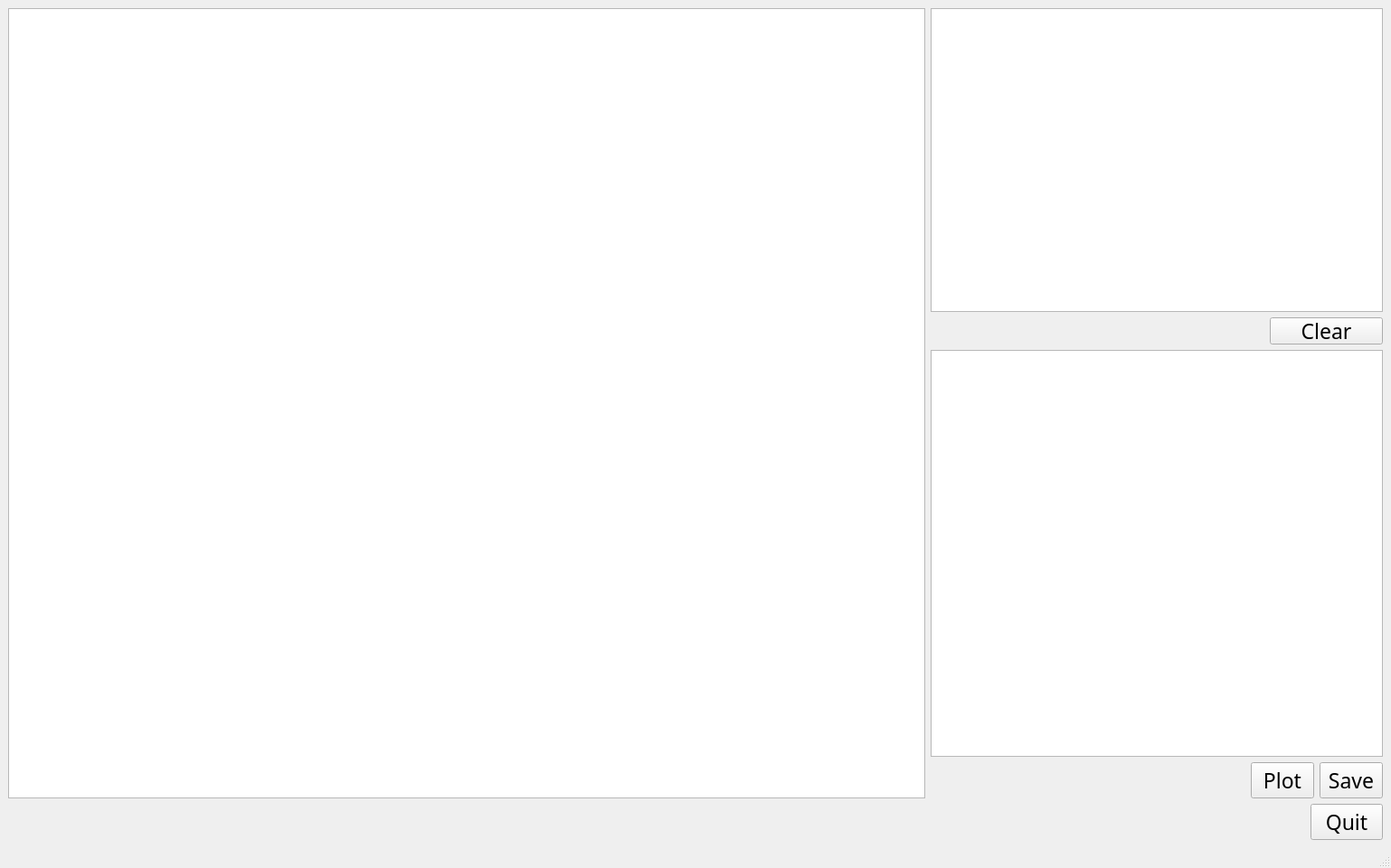
<?xml version="1.0" encoding="UTF-8"?>
<ui version="4.0">
 <class>MainWindow</class>
 <widget class="QMainWindow" name="MainWindow">
  <property name="geometry">
   <rect>
    <x>0</x>
    <y>0</y>
    <width>1538</width>
    <height>960</height>
   </rect>
  </property>
  <property name="windowTitle">
   <string>MainWindow</string>
  </property>
  <widget class="QWidget" name="centralwidget">
   <layout class="QGridLayout" name="gridLayout">
    <item row="0" column="0">
     <layout class="QHBoxLayout" name="horizontalLayout_4">
      <item>
       <widget class="GraphicsLayoutWidget" name="glw">
        <property name="sizePolicy">
         <sizepolicy hsizetype="Expanding" vsizetype="Expanding">
          <horstretch>1</horstretch>
          <verstretch>1</verstretch>
         </sizepolicy>
        </property>
        <property name="minimumSize">
         <size>
          <width>1000</width>
          <height>0</height>
         </size>
        </property>
       </widget>
      </item>
      <item>
       <layout class="QVBoxLayout" name="verticalLayout">
        <item>
         <widget class="QTreeView" name="treeView">
          <property name="sizePolicy">
           <sizepolicy hsizetype="Expanding" vsizetype="Expanding">
            <horstretch>0</horstretch>
            <verstretch>0</verstretch>
           </sizepolicy>
          </property>
          <property name="minimumSize">
           <size>
            <width>500</width>
            <height>0</height>
           </size>
          </property>
          <property name="maximumSize">
           <size>
            <width>500</width>
            <height>16777215</height>
           </size>
          </property>
          <property name="font">
           <font>
            <family>HackGen35 Console NFJ</family>
            <pointsize>14</pointsize>
           </font>
          </property>
         </widget>
        </item>
        <item>
         <layout class="QHBoxLayout" name="horizontalLayout_3">
          <item>
           <spacer name="horizontalSpacer_3">
            <property name="orientation">
             <enum>Qt::Horizontal</enum>
            </property>
            <property name="sizeHint" stdset="0">
             <size>
              <width>40</width>
              <height>20</height>
             </size>
            </property>
           </spacer>
          </item>
          <item>
           <widget class="QPushButton" name="clearButton">
            <property name="sizePolicy">
             <sizepolicy hsizetype="Preferred" vsizetype="Fixed">
              <horstretch>0</horstretch>
              <verstretch>0</verstretch>
             </sizepolicy>
            </property>
            <property name="minimumSize">
             <size>
              <width>125</width>
              <height>25</height>
             </size>
            </property>
            <property name="maximumSize">
             <size>
              <width>125</width>
              <height>30</height>
             </size>
            </property>
            <property name="font">
             <font>
              <family>HackGen35 Console NFJ</family>
              <pointsize>17</pointsize>
             </font>
            </property>
            <property name="text">
             <string>Clear</string>
            </property>
           </widget>
          </item>
         </layout>
        </item>
        <item>
         <widget class="QPlainTextEdit" name="codeView">
          <property name="sizePolicy">
           <sizepolicy hsizetype="Expanding" vsizetype="Expanding">
            <horstretch>0</horstretch>
            <verstretch>0</verstretch>
           </sizepolicy>
          </property>
          <property name="minimumSize">
           <size>
            <width>500</width>
            <height>450</height>
           </size>
          </property>
          <property name="maximumSize">
           <size>
            <width>500</width>
            <height>16777215</height>
           </size>
          </property>
          <property name="font">
           <font>
            <family>HackGen35 Console NFJ</family>
            <pointsize>20</pointsize>
           </font>
          </property>
         </widget>
        </item>
        <item>
         <layout class="QHBoxLayout" name="horizontalLayout_2">
          <item>
           <spacer name="horizontalSpacer_2">
            <property name="orientation">
             <enum>Qt::Horizontal</enum>
            </property>
            <property name="sizeHint" stdset="0">
             <size>
              <width>40</width>
              <height>20</height>
             </size>
            </property>
           </spacer>
          </item>
          <item>
           <widget class="QPushButton" name="plotButton">
            <property name="sizePolicy">
             <sizepolicy hsizetype="Preferred" vsizetype="Fixed">
              <horstretch>0</horstretch>
              <verstretch>0</verstretch>
             </sizepolicy>
            </property>
            <property name="minimumSize">
             <size>
              <width>70</width>
              <height>40</height>
             </size>
            </property>
            <property name="maximumSize">
             <size>
              <width>70</width>
              <height>40</height>
             </size>
            </property>
            <property name="font">
             <font>
              <family>HackGen35 Console NFJ</family>
              <pointsize>17</pointsize>
             </font>
            </property>
            <property name="text">
             <string>Plot</string>
            </property>
           </widget>
          </item>
          <item>
           <widget class="QPushButton" name="saveButton">
            <property name="sizePolicy">
             <sizepolicy hsizetype="Preferred" vsizetype="Fixed">
              <horstretch>0</horstretch>
              <verstretch>0</verstretch>
             </sizepolicy>
            </property>
            <property name="minimumSize">
             <size>
              <width>70</width>
              <height>40</height>
             </size>
            </property>
            <property name="maximumSize">
             <size>
              <width>70</width>
              <height>40</height>
             </size>
            </property>
            <property name="font">
             <font>
              <family>HackGen35 Console NFJ</family>
              <pointsize>17</pointsize>
             </font>
            </property>
            <property name="text">
             <string>Save</string>
            </property>
           </widget>
          </item>
         </layout>
        </item>
       </layout>
      </item>
     </layout>
    </item>
    <item row="1" column="0">
     <layout class="QHBoxLayout" name="horizontalLayout">
      <item>
       <spacer name="horizontalSpacer">
        <property name="orientation">
         <enum>Qt::Horizontal</enum>
        </property>
        <property name="sizeHint" stdset="0">
         <size>
          <width>40</width>
          <height>20</height>
         </size>
        </property>
       </spacer>
      </item>
      <item>
       <widget class="QPushButton" name="quitButton">
        <property name="minimumSize">
         <size>
          <width>0</width>
          <height>40</height>
         </size>
        </property>
        <property name="maximumSize">
         <size>
          <width>16777215</width>
          <height>40</height>
         </size>
        </property>
        <property name="font">
         <font>
          <family>HackGen35 Console NFJ</family>
          <pointsize>17</pointsize>
         </font>
        </property>
        <property name="text">
         <string>Quit</string>
        </property>
       </widget>
      </item>
     </layout>
    </item>
   </layout>
  </widget>
  <widget class="QMenuBar" name="menubar">
   <property name="geometry">
    <rect>
     <x>0</x>
     <y>0</y>
     <width>1538</width>
     <height>24</height>
    </rect>
   </property>
  </widget>
  <widget class="QStatusBar" name="statusbar"/>
 </widget>
 <customwidgets>
  <customwidget>
   <class>GraphicsLayoutWidget</class>
   <extends>QGraphicsView</extends>
   <header location="global">pyqtgraph</header>
  </customwidget>
 </customwidgets>
 <resources/>
 <connections>
  <connection>
   <sender>quitButton</sender>
   <signal>clicked()</signal>
   <receiver>MainWindow</receiver>
   <slot>close()</slot>
   <hints>
    <hint type="sourcelabel">
     <x>1119</x>
     <y>818</y>
    </hint>
    <hint type="destinationlabel">
     <x>1029</x>
     <y>829</y>
    </hint>
   </hints>
  </connection>
 </connections>
</ui>
